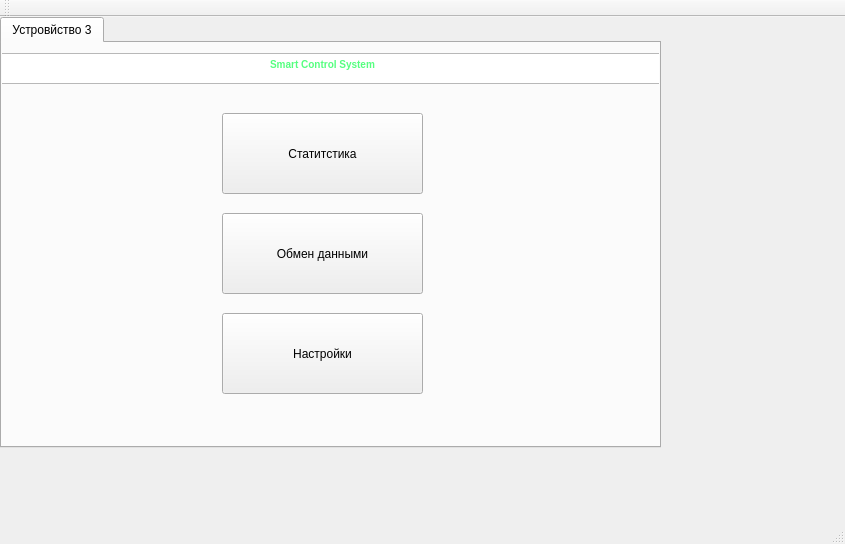
<?xml version="1.0" encoding="UTF-8"?>
<ui version="4.0">
 <class>MainWindow</class>
 <widget class="QMainWindow" name="MainWindow">
  <property name="geometry">
   <rect>
    <x>0</x>
    <y>0</y>
    <width>845</width>
    <height>544</height>
   </rect>
  </property>
  <property name="windowTitle">
   <string>MainWindow</string>
  </property>
  <widget class="QWidget" name="centralWidget">
   <widget class="QTabWidget" name="tabWidget">
    <property name="geometry">
     <rect>
      <x>0</x>
      <y>0</y>
      <width>661</width>
      <height>431</height>
     </rect>
    </property>
    <property name="currentIndex">
     <number>0</number>
    </property>
    <widget class="QWidget" name="tab_3">
     <attribute name="title">
      <string>Устровйство 3</string>
     </attribute>
     <widget class="QPushButton" name="pushButton_7">
      <property name="geometry">
       <rect>
        <x>220</x>
        <y>70</y>
        <width>201</width>
        <height>81</height>
       </rect>
      </property>
      <property name="text">
       <string>Статитстика</string>
      </property>
     </widget>
     <widget class="QTextEdit" name="textEdit_3">
      <property name="geometry">
       <rect>
        <x>-20</x>
        <y>10</y>
        <width>681</width>
        <height>31</height>
       </rect>
      </property>
      <property name="html">
       <string>&lt;!DOCTYPE HTML PUBLIC &quot;-//W3C//DTD HTML 4.0//EN&quot; &quot;http://www.w3.org/TR/REC-html40/strict.dtd&quot;&gt;
&lt;html&gt;&lt;head&gt;&lt;meta name=&quot;qrichtext&quot; content=&quot;1&quot; /&gt;&lt;style type=&quot;text/css&quot;&gt;
p, li { white-space: pre-wrap; }
&lt;/style&gt;&lt;/head&gt;&lt;body style=&quot; font-family:'MS Shell Dlg 2'; font-size:7.8pt; font-weight:400; font-style:normal;&quot;&gt;
&lt;p align=&quot;center&quot; style=&quot; margin-top:0px; margin-bottom:0px; margin-left:0px; margin-right:0px; -qt-block-indent:0; text-indent:0px;&quot;&gt;&lt;span style=&quot; font-weight:600; color:#55ff7f;&quot;&gt;Smart Control System&lt;/span&gt;&lt;/p&gt;&lt;/body&gt;&lt;/html&gt;</string>
      </property>
     </widget>
     <widget class="QPushButton" name="pushButton_8">
      <property name="geometry">
       <rect>
        <x>220</x>
        <y>170</y>
        <width>201</width>
        <height>81</height>
       </rect>
      </property>
      <property name="text">
       <string>Обмен данными</string>
      </property>
     </widget>
     <widget class="QPushButton" name="pushButton_9">
      <property name="geometry">
       <rect>
        <x>220</x>
        <y>270</y>
        <width>201</width>
        <height>81</height>
       </rect>
      </property>
      <property name="text">
       <string>Настройки</string>
      </property>
     </widget>
    </widget>
   </widget>
  </widget>
  <widget class="QToolBar" name="mainToolBar">
   <attribute name="toolBarArea">
    <enum>TopToolBarArea</enum>
   </attribute>
   <attribute name="toolBarBreak">
    <bool>false</bool>
   </attribute>
  </widget>
  <widget class="QStatusBar" name="statusBar"/>
  <widget class="QMenuBar" name="menuBar">
   <property name="geometry">
    <rect>
     <x>0</x>
     <y>0</y>
     <width>845</width>
     <height>26</height>
    </rect>
   </property>
  </widget>
 </widget>
 <layoutdefault spacing="6" margin="11"/>
 <resources/>
 <connections/>
</ui>
